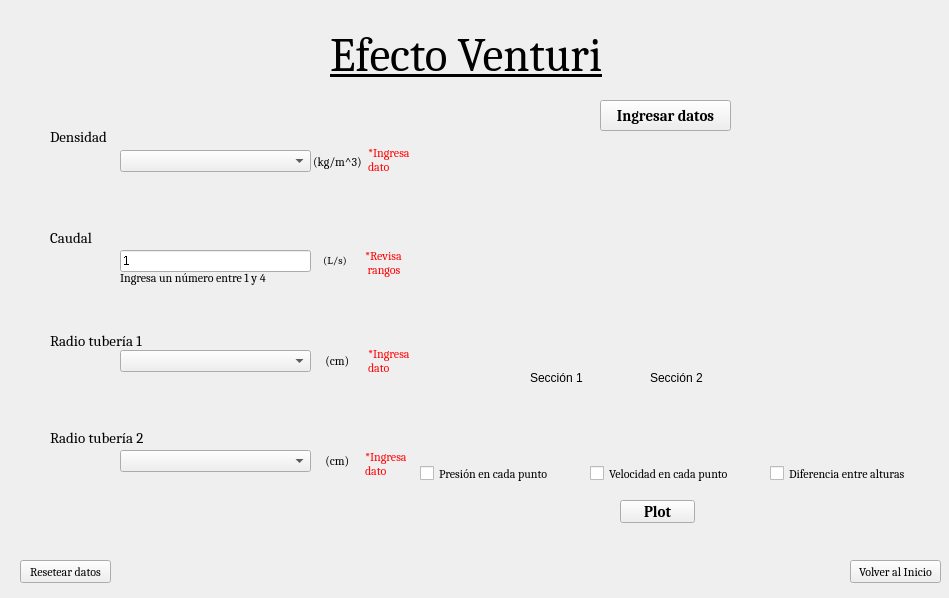
<?xml version="1.0" encoding="UTF-8"?>
<ui version="4.0">
 <class>Form</class>
 <widget class="QWidget" name="Form">
  <property name="geometry">
   <rect>
    <x>0</x>
    <y>0</y>
    <width>949</width>
    <height>598</height>
   </rect>
  </property>
  <property name="windowTitle">
   <string>Efecto Venturi</string>
  </property>
  <widget class="QLabel" name="fondo">
   <property name="geometry">
    <rect>
     <x>0</x>
     <y>-10</y>
     <width>951</width>
     <height>611</height>
    </rect>
   </property>
   <property name="font">
    <font>
     <kerning>false</kerning>
    </font>
   </property>
   <property name="autoFillBackground">
    <bool>true</bool>
   </property>
   <property name="text">
    <string/>
   </property>
   <property name="pixmap">
    <pixmap>fondo_programa.svg</pixmap>
   </property>
   <property name="scaledContents">
    <bool>true</bool>
   </property>
  </widget>
  <widget class="QLabel" name="label">
   <property name="geometry">
    <rect>
     <x>330</x>
     <y>30</y>
     <width>391</width>
     <height>51</height>
    </rect>
   </property>
   <property name="font">
    <font>
     <family>Cambria</family>
     <pointsize>35</pointsize>
     <weight>50</weight>
     <bold>false</bold>
     <underline>true</underline>
    </font>
   </property>
   <property name="text">
    <string>Efecto Venturi</string>
   </property>
  </widget>
  <widget class="QLabel" name="label_2">
   <property name="geometry">
    <rect>
     <x>50</x>
     <y>129</y>
     <width>111</width>
     <height>16</height>
    </rect>
   </property>
   <property name="font">
    <font>
     <family>Cambria</family>
     <pointsize>11</pointsize>
    </font>
   </property>
   <property name="text">
    <string>Densidad</string>
   </property>
  </widget>
  <widget class="QLabel" name="label_3">
   <property name="geometry">
    <rect>
     <x>50</x>
     <y>150</y>
     <width>71</width>
     <height>22</height>
    </rect>
   </property>
   <property name="text">
    <string/>
   </property>
   <property name="pixmap">
    <pixmap>../Imagenes/rho.svg</pixmap>
   </property>
   <property name="scaledContents">
    <bool>true</bool>
   </property>
  </widget>
  <widget class="QLabel" name="label_4">
   <property name="geometry">
    <rect>
     <x>50</x>
     <y>250</y>
     <width>71</width>
     <height>22</height>
    </rect>
   </property>
   <property name="text">
    <string/>
   </property>
   <property name="pixmap">
    <pixmap>../Imagenes/Q.svg</pixmap>
   </property>
   <property name="scaledContents">
    <bool>true</bool>
   </property>
  </widget>
  <widget class="QLineEdit" name="_caudal">
   <property name="geometry">
    <rect>
     <x>120</x>
     <y>250</y>
     <width>191</width>
     <height>22</height>
    </rect>
   </property>
   <property name="font">
    <font>
     <stylestrategy>NoAntialias</stylestrategy>
    </font>
   </property>
   <property name="autoFillBackground">
    <bool>false</bool>
   </property>
   <property name="text">
    <string>1</string>
   </property>
  </widget>
  <widget class="QLabel" name="label_5">
   <property name="geometry">
    <rect>
     <x>50</x>
     <y>230</y>
     <width>61</width>
     <height>16</height>
    </rect>
   </property>
   <property name="font">
    <font>
     <family>Cambria</family>
     <pointsize>11</pointsize>
    </font>
   </property>
   <property name="text">
    <string>Caudal</string>
   </property>
  </widget>
  <widget class="QLabel" name="label_8">
   <property name="geometry">
    <rect>
     <x>50</x>
     <y>350</y>
     <width>71</width>
     <height>22</height>
    </rect>
   </property>
   <property name="text">
    <string/>
   </property>
   <property name="pixmap">
    <pixmap>../Imagenes/A1.svg</pixmap>
   </property>
   <property name="scaledContents">
    <bool>true</bool>
   </property>
  </widget>
  <widget class="QLabel" name="label_9">
   <property name="geometry">
    <rect>
     <x>50</x>
     <y>330</y>
     <width>131</width>
     <height>21</height>
    </rect>
   </property>
   <property name="font">
    <font>
     <family>Cambria</family>
     <pointsize>11</pointsize>
    </font>
   </property>
   <property name="text">
    <string>Radio tubería 1</string>
   </property>
  </widget>
  <widget class="QLabel" name="label_10">
   <property name="geometry">
    <rect>
     <x>50</x>
     <y>450</y>
     <width>71</width>
     <height>22</height>
    </rect>
   </property>
   <property name="text">
    <string/>
   </property>
   <property name="pixmap">
    <pixmap>../Imagenes/A2.svg</pixmap>
   </property>
   <property name="scaledContents">
    <bool>true</bool>
   </property>
  </widget>
  <widget class="QLabel" name="label_11">
   <property name="geometry">
    <rect>
     <x>50</x>
     <y>430</y>
     <width>151</width>
     <height>16</height>
    </rect>
   </property>
   <property name="font">
    <font>
     <family>Cambria</family>
     <pointsize>11</pointsize>
    </font>
   </property>
   <property name="text">
    <string>Radio tubería 2</string>
   </property>
  </widget>
  <widget class="QPushButton" name="boton_plot">
   <property name="geometry">
    <rect>
     <x>620</x>
     <y>500</y>
     <width>75</width>
     <height>23</height>
    </rect>
   </property>
   <property name="font">
    <font>
     <family>Cambria</family>
     <pointsize>11</pointsize>
     <weight>75</weight>
     <bold>true</bold>
    </font>
   </property>
   <property name="autoFillBackground">
    <bool>true</bool>
   </property>
   <property name="styleSheet">
    <string notr="true"/>
   </property>
   <property name="text">
    <string>Plot</string>
   </property>
  </widget>
  <widget class="QCheckBox" name="_presion">
   <property name="geometry">
    <rect>
     <x>420</x>
     <y>465</y>
     <width>161</width>
     <height>17</height>
    </rect>
   </property>
   <property name="font">
    <font>
     <family>Cambria</family>
     <pointsize>9</pointsize>
    </font>
   </property>
   <property name="text">
    <string>Presión en cada punto</string>
   </property>
  </widget>
  <widget class="QCheckBox" name="_velocidad">
   <property name="geometry">
    <rect>
     <x>590</x>
     <y>465</y>
     <width>171</width>
     <height>17</height>
    </rect>
   </property>
   <property name="font">
    <font>
     <family>Cambria</family>
     <pointsize>9</pointsize>
    </font>
   </property>
   <property name="text">
    <string>Velocidad en cada punto</string>
   </property>
  </widget>
  <widget class="QCheckBox" name="_alturas">
   <property name="geometry">
    <rect>
     <x>770</x>
     <y>465</y>
     <width>161</width>
     <height>17</height>
    </rect>
   </property>
   <property name="font">
    <font>
     <family>Cambria</family>
     <pointsize>9</pointsize>
    </font>
   </property>
   <property name="text">
    <string>Diferencia entre alturas</string>
   </property>
  </widget>
  <widget class="QLabel" name="label_15">
   <property name="geometry">
    <rect>
     <x>310</x>
     <y>151</y>
     <width>50</width>
     <height>20</height>
    </rect>
   </property>
   <property name="text">
    <string/>
   </property>
   <property name="pixmap">
    <pixmap>../Imagenes/fondo_unidades.svg</pixmap>
   </property>
  </widget>
  <widget class="QLabel" name="label_16">
   <property name="geometry">
    <rect>
     <x>310</x>
     <y>251</y>
     <width>50</width>
     <height>20</height>
    </rect>
   </property>
   <property name="text">
    <string/>
   </property>
   <property name="pixmap">
    <pixmap>../Imagenes/fondo_unidades.svg</pixmap>
   </property>
  </widget>
  <widget class="QLabel" name="label_18">
   <property name="geometry">
    <rect>
     <x>310</x>
     <y>351</y>
     <width>50</width>
     <height>20</height>
    </rect>
   </property>
   <property name="text">
    <string/>
   </property>
   <property name="pixmap">
    <pixmap>../Imagenes/fondo_unidades.svg</pixmap>
   </property>
  </widget>
  <widget class="QLabel" name="label_19">
   <property name="geometry">
    <rect>
     <x>310</x>
     <y>451</y>
     <width>50</width>
     <height>20</height>
    </rect>
   </property>
   <property name="text">
    <string/>
   </property>
   <property name="pixmap">
    <pixmap>../Imagenes/fondo_unidades.svg</pixmap>
   </property>
  </widget>
  <widget class="QLabel" name="label_21">
   <property name="geometry">
    <rect>
     <x>310</x>
     <y>531</y>
     <width>50</width>
     <height>20</height>
    </rect>
   </property>
   <property name="text">
    <string/>
   </property>
   <property name="pixmap">
    <pixmap>../Imágenes/fondo_unidades.svg</pixmap>
   </property>
  </widget>
  <widget class="QLabel" name="label_22">
   <property name="geometry">
    <rect>
     <x>313</x>
     <y>154</y>
     <width>61</width>
     <height>16</height>
    </rect>
   </property>
   <property name="font">
    <font>
     <family>Cambria</family>
    </font>
   </property>
   <property name="text">
    <string>(kg/m^3)</string>
   </property>
  </widget>
  <widget class="QLabel" name="label_24">
   <property name="geometry">
    <rect>
     <x>320</x>
     <y>353</y>
     <width>51</width>
     <height>16</height>
    </rect>
   </property>
   <property name="font">
    <font>
     <family>Cambria</family>
    </font>
   </property>
   <property name="text">
    <string>  (cm)</string>
   </property>
  </widget>
  <widget class="QLabel" name="label_25">
   <property name="geometry">
    <rect>
     <x>320</x>
     <y>453</y>
     <width>61</width>
     <height>16</height>
    </rect>
   </property>
   <property name="font">
    <font>
     <family>Cambria</family>
    </font>
   </property>
   <property name="text">
    <string>  (cm)</string>
   </property>
  </widget>
  <widget class="QPushButton" name="boton_datos">
   <property name="geometry">
    <rect>
     <x>600</x>
     <y>100</y>
     <width>131</width>
     <height>31</height>
    </rect>
   </property>
   <property name="font">
    <font>
     <family>Cambria</family>
     <pointsize>11</pointsize>
     <weight>75</weight>
     <bold>true</bold>
    </font>
   </property>
   <property name="autoFillBackground">
    <bool>true</bool>
   </property>
   <property name="styleSheet">
    <string notr="true"/>
   </property>
   <property name="text">
    <string>Ingresar datos</string>
   </property>
  </widget>
  <widget class="QPushButton" name="_volver">
   <property name="geometry">
    <rect>
     <x>850</x>
     <y>560</y>
     <width>91</width>
     <height>23</height>
    </rect>
   </property>
   <property name="font">
    <font>
     <family>Cambria</family>
     <pointsize>9</pointsize>
    </font>
   </property>
   <property name="text">
    <string>Volver al Inicio</string>
   </property>
  </widget>
  <widget class="QLabel" name="label_28">
   <property name="geometry">
    <rect>
     <x>120</x>
     <y>270</y>
     <width>151</width>
     <height>16</height>
    </rect>
   </property>
   <property name="font">
    <font>
     <family>Cambria</family>
    </font>
   </property>
   <property name="text">
    <string>Ingresa un número entre 1 y 4</string>
   </property>
  </widget>
  <widget class="QComboBox" name="_area1">
   <property name="geometry">
    <rect>
     <x>120</x>
     <y>350</y>
     <width>191</width>
     <height>22</height>
    </rect>
   </property>
  </widget>
  <widget class="QComboBox" name="_area2">
   <property name="geometry">
    <rect>
     <x>120</x>
     <y>450</y>
     <width>191</width>
     <height>22</height>
    </rect>
   </property>
  </widget>
  <widget class="QLabel" name="condicion_q">
   <property name="geometry">
    <rect>
     <x>365</x>
     <y>247</y>
     <width>41</width>
     <height>31</height>
    </rect>
   </property>
   <property name="font">
    <font>
     <family>Cambria</family>
    </font>
   </property>
   <property name="styleSheet">
    <string notr="true">color: rgb(255, 0, 0)</string>
   </property>
   <property name="text">
    <string>*Revisa
 rangos</string>
   </property>
  </widget>
  <widget class="QComboBox" name="_densidad">
   <property name="geometry">
    <rect>
     <x>120</x>
     <y>150</y>
     <width>191</width>
     <height>22</height>
    </rect>
   </property>
  </widget>
  <widget class="QLabel" name="condicion_d">
   <property name="geometry">
    <rect>
     <x>368</x>
     <y>144</y>
     <width>41</width>
     <height>31</height>
    </rect>
   </property>
   <property name="font">
    <font>
     <family>Cambria</family>
    </font>
   </property>
   <property name="styleSheet">
    <string notr="true">color: rgb(255, 0, 0)</string>
   </property>
   <property name="text">
    <string>*Ingresa
dato</string>
   </property>
  </widget>
  <widget class="QLabel" name="condicion_a1">
   <property name="geometry">
    <rect>
     <x>368</x>
     <y>345</y>
     <width>41</width>
     <height>31</height>
    </rect>
   </property>
   <property name="font">
    <font>
     <family>Cambria</family>
    </font>
   </property>
   <property name="styleSheet">
    <string notr="true">color: rgb(255, 0, 0)</string>
   </property>
   <property name="text">
    <string>*Ingresa
dato</string>
   </property>
  </widget>
  <widget class="QLabel" name="condicion_a2">
   <property name="geometry">
    <rect>
     <x>365</x>
     <y>448</y>
     <width>41</width>
     <height>31</height>
    </rect>
   </property>
   <property name="font">
    <font>
     <family>Cambria</family>
    </font>
   </property>
   <property name="styleSheet">
    <string notr="true">color: rgb(255, 0, 0)</string>
   </property>
   <property name="text">
    <string>*Ingresa
dato</string>
   </property>
  </widget>
  <widget class="QLabel" name="label_27">
   <property name="geometry">
    <rect>
     <x>316</x>
     <y>252</y>
     <width>61</width>
     <height>16</height>
    </rect>
   </property>
   <property name="font">
    <font>
     <family>Cambria</family>
     <pointsize>8</pointsize>
    </font>
   </property>
   <property name="text">
    <string>   (L/s)</string>
   </property>
  </widget>
  <widget class="QLabel" name="valor_presion">
   <property name="geometry">
    <rect>
     <x>430</x>
     <y>410</y>
     <width>111</width>
     <height>41</height>
    </rect>
   </property>
   <property name="text">
    <string/>
   </property>
  </widget>
  <widget class="QLabel" name="valor_velocidad">
   <property name="geometry">
    <rect>
     <x>600</x>
     <y>410</y>
     <width>111</width>
     <height>41</height>
    </rect>
   </property>
   <property name="text">
    <string/>
   </property>
  </widget>
  <widget class="QLabel" name="valor_altura">
   <property name="geometry">
    <rect>
     <x>780</x>
     <y>410</y>
     <width>111</width>
     <height>41</height>
    </rect>
   </property>
   <property name="text">
    <string/>
   </property>
  </widget>
  <widget class="QPushButton" name="resetear">
   <property name="geometry">
    <rect>
     <x>20</x>
     <y>560</y>
     <width>91</width>
     <height>23</height>
    </rect>
   </property>
   <property name="font">
    <font>
     <family>Cambria</family>
     <pointsize>9</pointsize>
    </font>
   </property>
   <property name="text">
    <string>Resetear datos</string>
   </property>
  </widget>
  <widget class="QLabel" name="_info_densidad">
   <property name="geometry">
    <rect>
     <x>30</x>
     <y>152</y>
     <width>15</width>
     <height>15</height>
    </rect>
   </property>
   <property name="text">
    <string/>
   </property>
   <property name="pixmap">
    <pixmap>../Imagenes/logo.png</pixmap>
   </property>
   <property name="scaledContents">
    <bool>true</bool>
   </property>
  </widget>
  <widget class="QLabel" name="_info_caudal">
   <property name="geometry">
    <rect>
     <x>30</x>
     <y>253</y>
     <width>15</width>
     <height>15</height>
    </rect>
   </property>
   <property name="text">
    <string/>
   </property>
   <property name="pixmap">
    <pixmap>../Imagenes/logo.png</pixmap>
   </property>
   <property name="scaledContents">
    <bool>true</bool>
   </property>
  </widget>
  <widget class="QLabel" name="_info_area">
   <property name="geometry">
    <rect>
     <x>30</x>
     <y>400</y>
     <width>15</width>
     <height>15</height>
    </rect>
   </property>
   <property name="text">
    <string/>
   </property>
   <property name="pixmap">
    <pixmap>../Imagenes/logo.png</pixmap>
   </property>
   <property name="scaledContents">
    <bool>true</bool>
   </property>
  </widget>
  <widget class="QLabel" name="s1">
   <property name="geometry">
    <rect>
     <x>530</x>
     <y>370</y>
     <width>81</width>
     <height>16</height>
    </rect>
   </property>
   <property name="text">
    <string>Sección 1</string>
   </property>
  </widget>
  <widget class="QLabel" name="s2">
   <property name="geometry">
    <rect>
     <x>650</x>
     <y>370</y>
     <width>71</width>
     <height>16</height>
    </rect>
   </property>
   <property name="text">
    <string>Sección 2</string>
   </property>
  </widget>
 </widget>
 <resources/>
 <connections/>
</ui>
